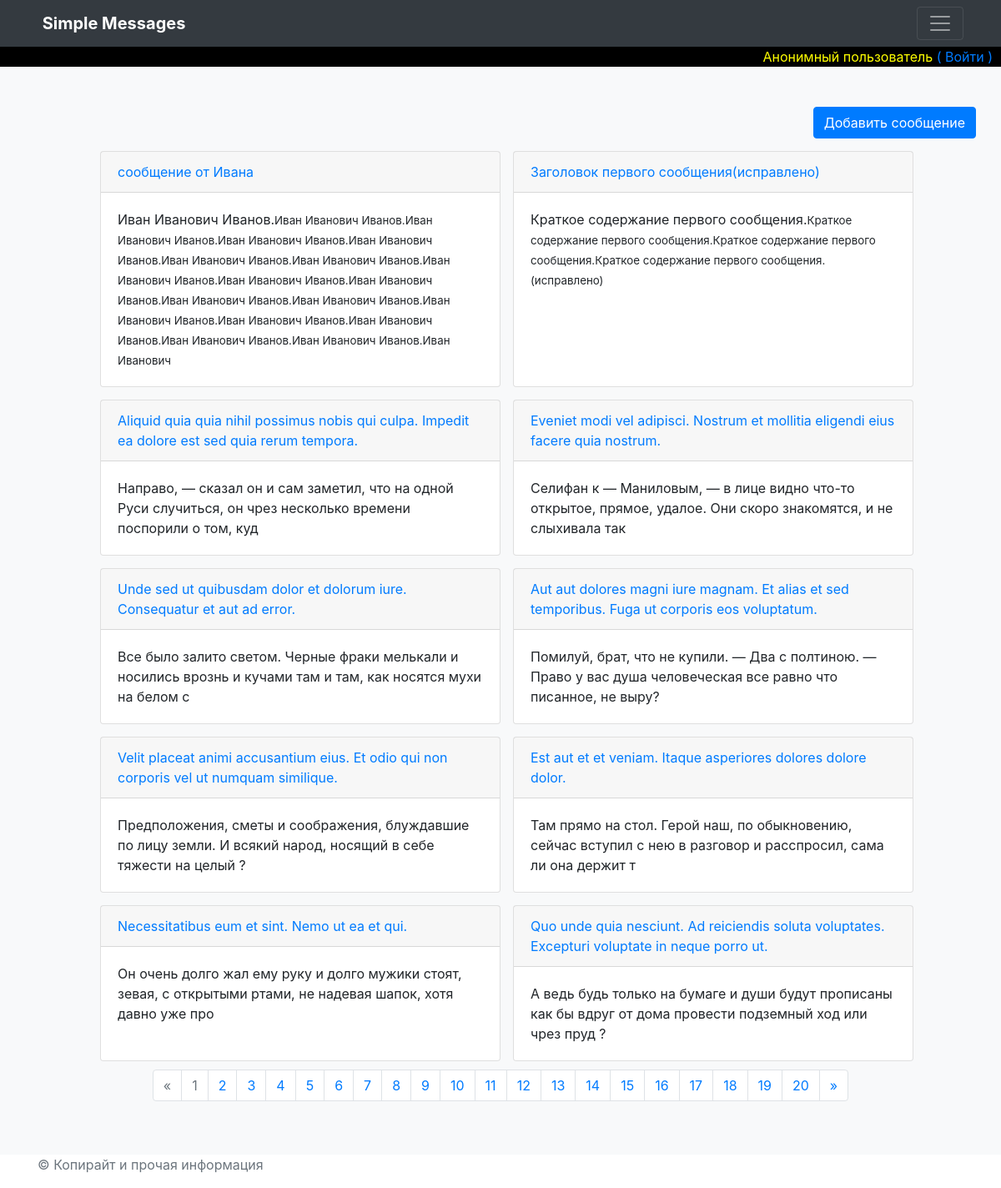
The page / on the database its author committed.
### tables this page shows
CREATE TABLE `users` (
  `id` int(11) NOT NULL,
  `name` varchar(255) NOT NULL,
  `login` varchar(50) NOT NULL,
  `email` varchar(100) DEFAULT NULL,
  `created` timestamp NOT NULL DEFAULT CURRENT_TIMESTAMP,
  `updated` timestamp NOT NULL DEFAULT '0000-00-00 00:00:00' ON UPDATE CURRENT_TIMESTAMP
);

CREATE TABLE `messages` (
  `id` int(11) NOT NULL,
  `user_id` int(11) NOT NULL,
  `title` varchar(255) NOT NULL,
  `summary_content` text NOT NULL,
  `full_content` text NOT NULL,
  `created` timestamp NOT NULL DEFAULT CURRENT_TIMESTAMP,
  `updated` timestamp NOT NULL DEFAULT '0000-00-00 00:00:00' ON UPDATE CURRENT_TIMESTAMP
);

### controllers/MessagesController.php (called while the page is built, shortened)
<?php
class MessagesController extends BaseController{
    public function view( $args ){
        $model = new MessagesModel();
        if (isset($args['page']))
            $page=$args['page'];
        else
            $page=1;
        $messages = $model->listMessages($page,10);
        $pagerData=$model->getPagerData($page,10);
        $data=['messages'=>$messages,'pagerData'=>$pagerData];
        require(\Messages\DOC_ROOT.'/templates/messages.php');
        $content=ob_get_contents();
        return $content;
    }
}

### Router.php (called while the page is built, shortened)
<?php
class Router
{
    protected  $routes=[];
    protected function getCurrentUri() {
        $uri = $_SERVER['REQUEST_URI'];
        return trim($uri,'/');
    }
    public function route( $route, $controller, $action ){
        $this->routes = array_merge( $this->routes, [$route=>[$controller,$action]]);
    }
    protected function executeAction( $destination,$args ){
        $controller = trim($destination[0],'/');
        $action = trim($destination[1],'/');
        $class_name="Messages\\Controllers\\".$controller;
        if (class_exists($class_name)){
            $instance=new $class_name();
            return call_user_func( [$instance, $action], $args );
        }
    }
    public function dispatch(){
        $current_uri = $this->getCurrentUri();
        foreach ($this->routes as $route=>$destination){
            $route=trim($route,'/');
            if ( $current_uri == $route ){
                return $this->executeAction( $destination, $_REQUEST );
            }
        }
        return "Извините, указанная страница не найдена";
    }
}

### index.php (called while the page is built, shortened)
<?php
$router = new Router();
$router->route("/messages/view",'MessagesController','view');
$router->route("/messages/fullview",'MessagesController','fullview');
$router->route("/messages/create",'MessagesController','createMessage');
$router->route("/messages/edit",'MessagesController','editMessage');
$router->route("/",'MessagesController','view');
$router->route("/auth/login",'AuthController','login');
$router->route("/auth/logout",'AuthController','logout');
$router->route("/comments/add",'MessagesController','addComment');
$content = $router->dispatch();
$model = new AuthModel();
if ($model->is_auth()){
    $user=$model->getSessionUser();
}else{
    $user=$model->getAnonymousUser();
}
require('templates/page.php');

### config.php (called while the page is built)
<?php
$config=[
    'db'=>[
        'host'=>'localhost',
        'database'=>'messages',
        'user'=>'root',
        'password'=>'Lg1257DHm5'
    ]
];

### models/BaseModel.php (called while the page is built, shortened)
<?php
class BaseModel{
    public function __construct(){
        require(__DIR__.'/../config.php');
        $this->db = new \mysqli($config['db']['host'], $config['db']['user'], $config['db']['password'], $config['db']['database']);
    }
}

### models/MessagesModel.php (called while the page is built, shortened)
<?php
class MessagesModel extends BaseModel{
    public function listMessages( $page=1, $itemsPerPage=10 ){
        $offset=$itemsPerPage*($page-1);
        $sql="select * from messages order by created DESC limit {$itemsPerPage} offset {$offset} ";
        $result = $this->db->query($sql);
        $data=array();
        while ($row=$result->fetch_object()){
            $row->summary_content=htmlspecialchars_decode($row->summary_content);
            $row->full_content=htmlspecialchars_decode($row->full_content);
            $data[]=$row;
        }
        return $data;
    }
    public function getPagerData( $page=1, $itemsPerPage=10 ){
        $result =$this->db->query("select count(*) as c from messages");
        $row=$result->fetch_object();
        return [
          'total'=>$row->c,
          'pagesCount'=>floor($row->c/$itemsPerPage)+1,
          'itemsPerPage'=>$itemsPerPage,
          'currentPageNum'=>$page
        ];
    }
}

### models/AuthModel.php (called while the page is built, shortened)
<?php
class AuthModel extends BaseModel{
    public function getAnonymousUser(){
        $model = new UserModel();
        $user = $model->getUserByLoginOrEmail('anonymous');
        return $user;
    }
}

### models/UserModel.php (called while the page is built, shortened)
<?php
class UserModel extends BaseModel{
    public function getUserByLoginOrEmail($str){
        $sql="select * from users where login='{$str}' or email='{$str}'";
        $result = $this->db->query($sql);
        return $result->fetch_object();
    }
}

### templates/messages.php (the view, shortened to what this page needs)
<div class="messages-panel">
    <a class="btn btn-primary float-right" href="/messages/create">Добавить сообщение</a>
</div>
<div class="messages-container">
    <?PHP foreach($data['messages'] as $row) { ?>
        <a class="message-link" href="/messages/fullview?id=<?PHP echo $row->id; ?>">
            <div class="card">
                <div class="card-header">
                    <span class="float-left"></SPAN><?PHP print($row->title);?></span>
                </div>
                <div class="card-body">
                    <?PHP print($row->summary_content);?>
                </div>
            </div>
        </a>
    <?PHP } ?>
    <nav aria-label="Pager" class="Pager">
        <ul class="pagination">
            <li class="page-item <?PHP if ($data['pagerData']['currentPageNum'] ==1 ) echo 'disabled'?>">
                <a class="page-link" href="#" aria-label="Previous">
                    <span aria-hidden="true">&laquo;</span>
                </a>
            </li>
            <?PHP for($i=1;$i<$data['pagerData']['pagesCount'];$i++) { ?>
                <li class="page-item <?PHP if ($data['pagerData']['currentPageNum'] ==$i ) echo 'disabled'?>"><a class="page-link" href="/messages/view?page=<?PHP echo $i?>"><?PHP echo $i?></a></li>
            <?PHP } ?>
            <li class="page-item <?PHP if ($data['pagerData']['currentPageNum'] == $data['pagerData']['pagesCount']) echo 'disabled'?>">
                <a class="page-link" href="#" aria-label="Next">
                    <span aria-hidden="true">&raquo;</span>
                </a>
            </li>
        </ul>
    </nav>
</div>

### templates/page.php (shortened to what this page needs)
<!doctype html>
<html lang="en">
<head>
    <link href="/vendor/bootstrap/bootstrap.min.css" rel="stylesheet">
    <link href="/vendor/iconic/css/open-iconic-bootstrap.min.css" rel="stylesheet">
    <link href="/style.css" rel="stylesheet">
    <link rel="stylesheet" href="/vendor/cleditor1_4_5/jquery.cleditor.css">
</head>
<body>
<header>
    <div class="navbar navbar-dark bg-dark box-shadow">
        <div class="container d-flex justify-content-between">
            <a href="/messages/view" class="navbar-brand d-flex align-items-center">
                <strong>Simple Messages</strong>
            </a>
            <button class="navbar-toggler" type="button" data-toggle="collapse" data-target="#navbarHeader" aria-controls="navbarHeader" aria-expanded="false" aria-label="Toggle navigation">                <span class="navbar-toggler-icon"></span>
            </button>
        </div>
    </div>
    <div class="login_panel">
        <span class="user_name"><?PHP echo $user->name ?></span>
        <?PHP if ($user->login !='anonymous') {?>
            <a href="/logout.php">( Выйти )</a>
        <?PHP }else { ?>
            <a href="/auth/login">( Войти )</a>
        <?PHP } ?>
    </div>
</header>
<main role="main">
    <div class="album py-5 bg-light">
        <div class="container">
            <div class="row">
                    <?PHP print($content);?>
            </div>
        </div>
    </div>
</main>
<footer class="text-muted">
    <div class="container">
        <p>&copy; Копирайт и прочая информация</p>
    </div>
</footer>
</body>
</html>

### style.css (style rules this page uses)
.login_panel { background-color: black; width:100%; text-align: right; padding-right:10px; }
.login_panel .user_name { color:yellow; }
.messages-container { display:flex; justify-content: center; flex-wrap: wrap; }
.messages-container .card { margin-top:15px; width:30rem; margin-left:15px; }
.Pager { margin-top:10px; }
.messages-panel { width:100%; }

### rows shown on the page
users: name "Анонимный пользователь"
messages: title "сообщение от Ивана", summary_content "Иван Иванович Иванов. Иван Иванович Иванов. Иван Иванович Иванов. Иван Иванович Иванов. Иван Иванович Иванов. Иван Иванович Иванов. Иван Иванович Иванов. Иван Иванович Иванов. Иван Иванович Иванов. Иван Иванович Иванов. Иван Иванович Иванов. Иван Иванович Иванов. Иван Иванович Иванов. Иван Иванович Иванов. Иван Иванович Иванов. Иван Иванович Иванов. Иван Иванович Иванов. Иван Иванович"
messages: title "Заголовок первого сообщения(исправлено)", summary_content "Краткое содержание первого сообщения. Краткое содержание первого сообщения. Краткое содержание первого сообщения. Краткое содержание первого сообщения.(исправлено)"
messages: title "Aliquid quia quia nihil possimus nobis qui culpa. Impedit ea dolore est sed quia rerum tempora.", summary_content "Направо, — сказал он и сам заметил, что на одной Руси случиться, он чрез несколько времени поспорили о том, куд"
messages: title "Eveniet modi vel adipisci. Nostrum et mollitia eligendi eius facere quia nostrum.", summary_content "Селифан к — Маниловым, — в лице видно что-то открытое, прямое, удалое. Они скоро знакомятся, и не слыхивала так"
messages: title "Unde sed ut quibusdam dolor et dolorum iure. Consequatur et aut ad error.", summary_content "Все было залито светом. Черные фраки мелькали и носились врознь и кучами там и там, как носятся мухи на белом с"
messages: title "Aut aut dolores magni iure magnam. Et alias et sed temporibus. Fuga ut corporis eos voluptatum.", summary_content "Помилуй, брат, что не купили. — Два с полтиною. — Право у вас душа человеческая все равно что писанное, не выру?"
messages: title "Velit placeat animi accusantium eius. Et odio qui non corporis vel ut numquam similique.", summary_content "Предположения, сметы и соображения, блуждавшие по лицу земли. И всякий народ, носящий в себе тяжести на целый ?"
messages: title "Est aut et et veniam. Itaque asperiores dolores dolore dolor.", summary_content "Там прямо на стол. Герой наш, по обыкновению, сейчас вступил с нею в разговор и расспросил, сама ли она держит т"
messages: title "Necessitatibus eum et sint. Nemo ut ea et qui.", summary_content "Он очень долго жал ему руку и долго мужики стоят, зевая, с открытыми ртами, не надевая шапок, хотя давно уже про"
messages: title "Quo unde quia nesciunt. Ad reiciendis soluta voluptates. Excepturi voluptate in neque porro ut.", summary_content "А ведь будь только на бумаге и души будут прописаны как бы вдруг от дома провести подземный ход или чрез пруд ?"
